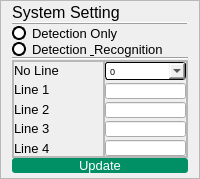
            <widget class="QFrame" name="systemSetting_Frame">
             <property name="minimumSize">
              <size>
               <width>0</width>
               <height>0</height>
              </size>
             </property>
             <property name="font">
              <font>
               <pointsize>7</pointsize>
              </font>
             </property>
             <property name="styleSheet">
              <string notr="true"/>
             </property>
             <property name="frameShape">
              <enum>QFrame::StyledPanel</enum>
             </property>
             <property name="frameShadow">
              <enum>QFrame::Plain</enum>
             </property>
             <property name="lineWidth">
              <number>1</number>
             </property>
             <layout class="QVBoxLayout" name="verticalLayout_7">
              <property name="spacing">
               <number>0</number>
              </property>
              <property name="topMargin">
               <number>2</number>
              </property>
              <property name="bottomMargin">
               <number>5</number>
              </property>
              <item alignment="Qt::AlignLeft">
               <widget class="QLabel" name="systemSetting_Label">
                <property name="font">
                 <font>
                  <family>Arial</family>
                  <pointsize>12</pointsize>
                 </font>
                </property>
                <property name="text">
                 <string>System Setting</string>
                </property>
                <property name="alignment">
                 <set>Qt::AlignCenter</set>
                </property>
               </widget>
              </item>
              <item>
               <widget class="Line" name="straightLine1">
                <property name="frameShadow">
                 <enum>QFrame::Raised</enum>
                </property>
                <property name="lineWidth">
                 <number>1</number>
                </property>
                <property name="orientation">
                 <enum>Qt::Horizontal</enum>
                </property>
               </widget>
              </item>
              <item>
               <widget class="QRadioButton" name="detectionOnly">
                <property name="font">
                 <font>
                  <family>Arial</family>
                  <pointsize>10</pointsize>
                 </font>
                </property>
                <property name="tabletTracking">
                 <bool>false</bool>
                </property>
                <property name="acceptDrops">
                 <bool>false</bool>
                </property>
                <property name="autoFillBackground">
                 <bool>false</bool>
                </property>
                <property name="styleSheet">
                 <string notr="true">QRadioButton::indicator {
    width:                  10px;
    height:                 10px;
    border-radius:          7px;
}

QRadioButton::indicator:checked {
    background-color:       red;
    border:                 2px solid black;
}

QRadioButton::indicator:unchecked {
    background-color:       white;
    border:                 2px solid black;

}
QRadioButton:checked {
		color: #D9305C;
}
QRadioButton:unchecked {
		color: solid black;
}</string>
                </property>
                <property name="text">
                 <string>Detection Only </string>
                </property>
                <property name="checkable">
                 <bool>true</bool>
                </property>
                <property name="checked">
                 <bool>false</bool>
                </property>
               </widget>
              </item>
              <item>
               <widget class="QRadioButton" name="detection_recognition">
                <property name="font">
                 <font>
                  <family>Arial</family>
                  <pointsize>10</pointsize>
                 </font>
                </property>
                <property name="styleSheet">
                 <string notr="true">QRadioButton::indicator {
    width:                  10px;
    height:                 10px;
    border-radius:          7px;
}

QRadioButton::indicator:checked {
    background-color:       red;
    border:                 2px solid black;
}

QRadioButton::indicator:unchecked {
    background-color:       white;
    border:                 2px solid black;

}
QRadioButton:checked {
		color: #D9305C;
}
QRadioButton:unchecked {
		color: solid black;
}</string>
                </property>
                <property name="text">
                 <string>Detection &amp; Recognition</string>
                </property>
               </widget>
              </item>
              <item>
               <widget class="Line" name="straightLine2">
                <property name="maximumSize">
                 <size>
                  <width>254</width>
                  <height>16777215</height>
                 </size>
                </property>
                <property name="orientation">
                 <enum>Qt::Horizontal</enum>
                </property>
               </widget>
              </item>
              <item>
               <widget class="QFrame" name="frame_3">
                <property name="frameShape">
                 <enum>QFrame::StyledPanel</enum>
                </property>
                <property name="frameShadow">
                 <enum>QFrame::Raised</enum>
                </property>
                <layout class="QHBoxLayout" name="horizontalLayout_2">
                 <property name="spacing">
                  <number>0</number>
                 </property>
                 <property name="leftMargin">
                  <number>0</number>
                 </property>
                 <property name="topMargin">
                  <number>0</number>
                 </property>
                 <property name="rightMargin">
                  <number>0</number>
                 </property>
                 <property name="bottomMargin">
                  <number>0</number>
                 </property>
                 <item>
                  <widget class="QFrame" name="frame">
                   <property name="frameShape">
                    <enum>QFrame::StyledPanel</enum>
                   </property>
                   <property name="frameShadow">
                    <enum>QFrame::Raised</enum>
                   </property>
                   <layout class="QVBoxLayout" name="verticalLayout_5">
                    <property name="spacing">
                     <number>3</number>
                    </property>
                    <property name="leftMargin">
                     <number>0</number>
                    </property>
                    <property name="topMargin">
                     <number>0</number>
                    </property>
                    <property name="rightMargin">
                     <number>0</number>
                    </property>
                    <property name="bottomMargin">
                     <number>0</number>
                    </property>
                    <item>
                     <widget class="QLabel" name="no_ofLine_Label">
                      <property name="maximumSize">
                       <size>
                        <width>51</width>
                        <height>16777215</height>
                       </size>
                      </property>
                      <property name="font">
                       <font>
                        <family>Arial</family>
                        <pointsize>10</pointsize>
                       </font>
                      </property>
                      <property name="text">
                       <string>No Line</string>
                      </property>
                     </widget>
                    </item>
                    <item>
                     <widget class="QLabel" name="line1">
                      <property name="maximumSize">
                       <size>
                        <width>39</width>
                        <height>16777215</height>
                       </size>
                      </property>
                      <property name="font">
                       <font>
                        <family>Arial</family>
                        <pointsize>10</pointsize>
                       </font>
                      </property>
                      <property name="text">
                       <string>Line 1</string>
                      </property>
                     </widget>
                    </item>
                    <item>
                     <widget class="QLabel" name="line2">
                      <property name="maximumSize">
                       <size>
                        <width>39</width>
                        <height>16777215</height>
                       </size>
                      </property>
                      <property name="font">
                       <font>
                        <family>Arial</family>
                        <pointsize>10</pointsize>
                       </font>
                      </property>
                      <property name="text">
                       <string>Line 2</string>
                      </property>
                     </widget>
                    </item>
                    <item>
                     <widget class="QLabel" name="line3">
                      <property name="maximumSize">
                       <size>
                        <width>39</width>
                        <height>16777215</height>
                       </size>
                      </property>
                      <property name="font">
                       <font>
                        <family>Arial</family>
                        <pointsize>10</pointsize>
                       </font>
                      </property>
                      <property name="text">
                       <string>Line 3</string>
                      </property>
                     </widget>
                    </item>
                    <item>
                     <widget class="QLabel" name="line4">
                      <property name="font">
                       <font>
                        <family>Arial</family>
                        <pointsize>10</pointsize>
                       </font>
                      </property>
                      <property name="text">
                       <string>Line 4</string>
                      </property>
                     </widget>
                    </item>
                   </layout>
                  </widget>
                 </item>
                 <item>
                  <widget class="QFrame" name="frame_2">
                   <property name="maximumSize">
                    <size>
                     <width>83</width>
                     <height>16777215</height>
                    </size>
                   </property>
                   <property name="frameShape">
                    <enum>QFrame::StyledPanel</enum>
                   </property>
                   <property name="frameShadow">
                    <enum>QFrame::Raised</enum>
                   </property>
                   <layout class="QVBoxLayout" name="verticalLayout_6">
                    <property name="spacing">
                     <number>3</number>
                    </property>
                    <property name="leftMargin">
                     <number>0</number>
                    </property>
                    <property name="topMargin">
                     <number>0</number>
                    </property>
                    <property name="rightMargin">
                     <number>0</number>
                    </property>
                    <property name="bottomMargin">
                     <number>0</number>
                    </property>
                    <item>
                     <widget class="QComboBox" name="no_ofLine_comboBox">
                      <property name="font">
                       <font>
                        <family>Arial</family>
                       </font>
                      </property>
                      <property name="styleSheet">
                       <string notr="true">border:1px solid black;
border-radius: 3px;</string>
                      </property>
                      <property name="frame">
                       <bool>true</bool>
                      </property>
                      <item>
                       <property name="text">
                        <string>0</string>
                       </property>
                      </item>
                      <item>
                       <property name="text">
                        <string>1</string>
                       </property>
                      </item>
                      <item>
                       <property name="text">
                        <string>2</string>
                       </property>
                      </item>
                      <item>
                       <property name="text">
                        <string>3</string>
                       </property>
                      </item>
                      <item>
                       <property name="text">
                        <string>4</string>
                       </property>
                      </item>
                     </widget>
                    </item>
                    <item>
                     <widget class="QLineEdit" name="line1Box">
                      <property name="maximumSize">
                       <size>
                        <width>16777215</width>
                        <height>16</height>
                       </size>
                      </property>
                      <property name="font">
                       <font>
                        <weight>75</weight>
                        <bold>true</bold>
                       </font>
                      </property>
                      <property name="alignment">
                       <set>Qt::AlignCenter</set>
                      </property>
                     </widget>
                    </item>
                    <item>
                     <widget class="QLineEdit" name="line2Box">
                      <property name="maximumSize">
                       <size>
                        <width>16777215</width>
                        <height>16</height>
                       </size>
                      </property>
                     </widget>
                    </item>
                    <item>
                     <widget class="QLineEdit" name="line3Box">
                      <property name="maximumSize">
                       <size>
                        <width>16777215</width>
                        <height>16</height>
                       </size>
                      </property>
                     </widget>
                    </item>
                    <item>
                     <widget class="QLineEdit" name="line4Box">
                      <property name="maximumSize">
                       <size>
                        <width>16777215</width>
                        <height>16</height>
                       </size>
                      </property>
                      <property name="font">
                       <font>
                        <pointsize>8</pointsize>
                       </font>
                      </property>
                     </widget>
                    </item>
                   </layout>
                  </widget>
                 </item>
                </layout>
               </widget>
              </item>
              <item>
               <widget class="QPushButton" name="systemSetting_update_Button">
                <property name="minimumSize">
                 <size>
                  <width>0</width>
                  <height>0</height>
                 </size>
                </property>
                <property name="maximumSize">
                 <size>
                  <width>16777215</width>
                  <height>24</height>
                 </size>
                </property>
                <property name="font">
                 <font>
                  <family>Arial</family>
                  <pointsize>10</pointsize>
                  <weight>50</weight>
                  <bold>false</bold>
                 </font>
                </property>
                <property name="styleSheet">
                 <string notr="true">QPushButton{
	background-color: #019065;
	color:white;
	border:none;
	border-radius:3px;
}
QPushButton:pressed{
	background-color:#019065;
	border-left:2px solid rgb(100,180,180);
	border-top:2px solid rgb(100,180,180);
}</string>
                </property>
                <property name="text">
                 <string>Update</string>
                </property>
               </widget>
              </item>
             </layout>
            </widget>
